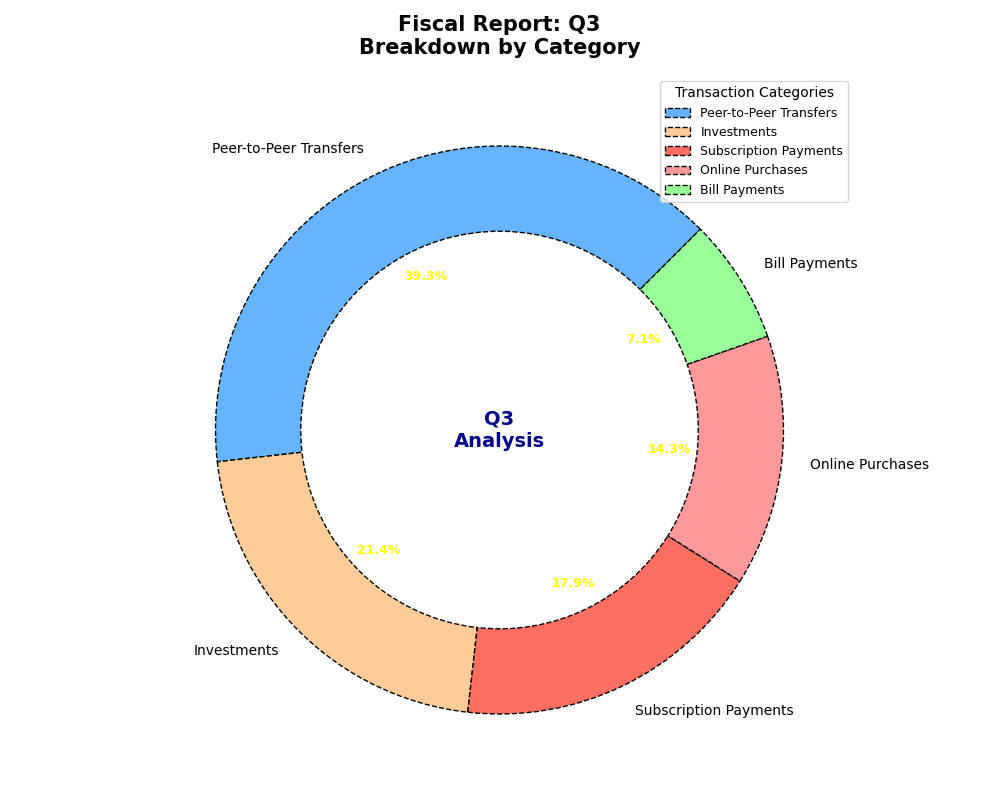

The Python source for this figure:
import matplotlib.pyplot as plt

transaction_categories = [
    'Peer-to-Peer Transfers', 
    'Investments', 
    'Subscription Payments', 
    'Online Purchases', 
    'Bill Payments'
]

transaction_counts = [550, 300, 250, 200, 100]

colors = ['#66B3FF', '#FFCC99', '#FF6F61', '#FF9999', '#99FF99']

fig, ax = plt.subplots(figsize=(10, 8), subplot_kw=dict(aspect="equal"))

# Modified line styles and marker properties
wedges, texts, autotexts = ax.pie(transaction_counts, labels=transaction_categories, 
                                  colors=colors, autopct='%1.1f%%', startangle=45,  # Changed startangle
                                  wedgeprops=dict(width=0.3, edgecolor='k', linestyle='--'))  # Changed line style

# Center text adjusted with new color
ax.text(0, 0, 'Q3\nAnalysis', horizontalalignment='center', 
        verticalalignment='center', fontsize=14, fontweight='bold', color='darkblue')

# Adjusted legend properties and placement
ax.legend(wedges, transaction_categories, title="Transaction Categories", loc="upper right", 
          bbox_to_anchor=(1, 1), fontsize=9)  # Changed position

plt.setp(autotexts, size=9, weight='bold', color='yellow')  # Changed text color
plt.setp(texts, size=10)

plt.title("Fiscal Report: Q3\nBreakdown by Category", fontsize=15, fontweight='bold', pad=15)  # Adjusted title font size

# Added grid for visual enhancement
plt.grid(True)

plt.tight_layout()
plt.show()
